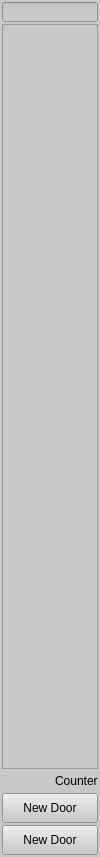
<?xml version="1.0" encoding="UTF-8"?>
<ui version="4.0">
 <class>QOmgDragableEntities</class>
 <widget class="QWidget" name="QOmgDragableEntities">
  <property name="geometry">
   <rect>
    <x>0</x>
    <y>0</y>
    <width>100</width>
    <height>857</height>
   </rect>
  </property>
  <property name="minimumSize">
   <size>
    <width>100</width>
    <height>100</height>
   </size>
  </property>
  <property name="maximumSize">
   <size>
    <width>110</width>
    <height>1677777</height>
   </size>
  </property>
  <property name="windowTitle">
   <string>Form</string>
  </property>
  <property name="toolTip">
   <string extracomment="door Enemy"/>
  </property>
  <property name="styleSheet">
   <string notr="true">QWidget{
background-color:#C8C8C8
}</string>
  </property>
  <layout class="QVBoxLayout" name="verticalLayout">
   <property name="spacing">
    <number>2</number>
   </property>
   <property name="leftMargin">
    <number>2</number>
   </property>
   <property name="topMargin">
    <number>2</number>
   </property>
   <property name="rightMargin">
    <number>2</number>
   </property>
   <property name="bottomMargin">
    <number>2</number>
   </property>
   <item>
    <layout class="QHBoxLayout" name="horizontalLayout">
     <item>
      <widget class="QLineEdit" name="_search">
       <property name="minimumSize">
        <size>
         <width>0</width>
         <height>20</height>
        </size>
       </property>
       <property name="maximumSize">
        <size>
         <width>200</width>
         <height>20</height>
        </size>
       </property>
       <property name="styleSheet">
        <string notr="true"/>
       </property>
      </widget>
     </item>
    </layout>
   </item>
   <item>
    <widget class="QScrollArea" name="scrollArea">
     <property name="maximumSize">
      <size>
       <width>16777215</width>
       <height>10000</height>
      </size>
     </property>
     <property name="widgetResizable">
      <bool>true</bool>
     </property>
     <widget class="QWidget" name="_scroll">
      <property name="geometry">
       <rect>
        <x>0</x>
        <y>0</y>
        <width>94</width>
        <height>735</height>
       </rect>
      </property>
     </widget>
    </widget>
   </item>
   <item>
    <layout class="QHBoxLayout" name="horizontalLayout_2">
     <item>
      <spacer name="horizontalSpacer">
       <property name="orientation">
        <enum>Qt::Horizontal</enum>
       </property>
       <property name="sizeHint" stdset="0">
        <size>
         <width>40</width>
         <height>20</height>
        </size>
       </property>
      </spacer>
     </item>
     <item>
      <widget class="QLabel" name="_counter">
       <property name="text">
        <string>Counter</string>
       </property>
      </widget>
     </item>
    </layout>
   </item>
   <item>
    <widget class="QPushButton" name="_door_enemy">
     <property name="minimumSize">
      <size>
       <width>30</width>
       <height>30</height>
      </size>
     </property>
     <property name="whatsThis">
      <string extracomment="Door Enemy"/>
     </property>
     <property name="text">
      <string>New Door</string>
     </property>
     <property name="icon">
      <iconset resource="../images.qrc">
       <normaloff>:/Media/enemy.png</normaloff>:/Media/enemy.png</iconset>
     </property>
     <property name="iconSize">
      <size>
       <width>24</width>
       <height>24</height>
      </size>
     </property>
    </widget>
   </item>
   <item>
    <widget class="QPushButton" name="_door_player">
     <property name="minimumSize">
      <size>
       <width>30</width>
       <height>30</height>
      </size>
     </property>
     <property name="whatsThis">
      <string extracomment="Door Enemy"/>
     </property>
     <property name="text">
      <string>New Door</string>
     </property>
     <property name="icon">
      <iconset resource="../images.qrc">
       <normaloff>:/Media/character.png</normaloff>:/Media/character.png</iconset>
     </property>
     <property name="iconSize">
      <size>
       <width>24</width>
       <height>24</height>
      </size>
     </property>
    </widget>
   </item>
  </layout>
 </widget>
 <resources>
  <include location="../images.qrc"/>
  <include location="../images.qrc"/>
 </resources>
 <connections/>
</ui>
